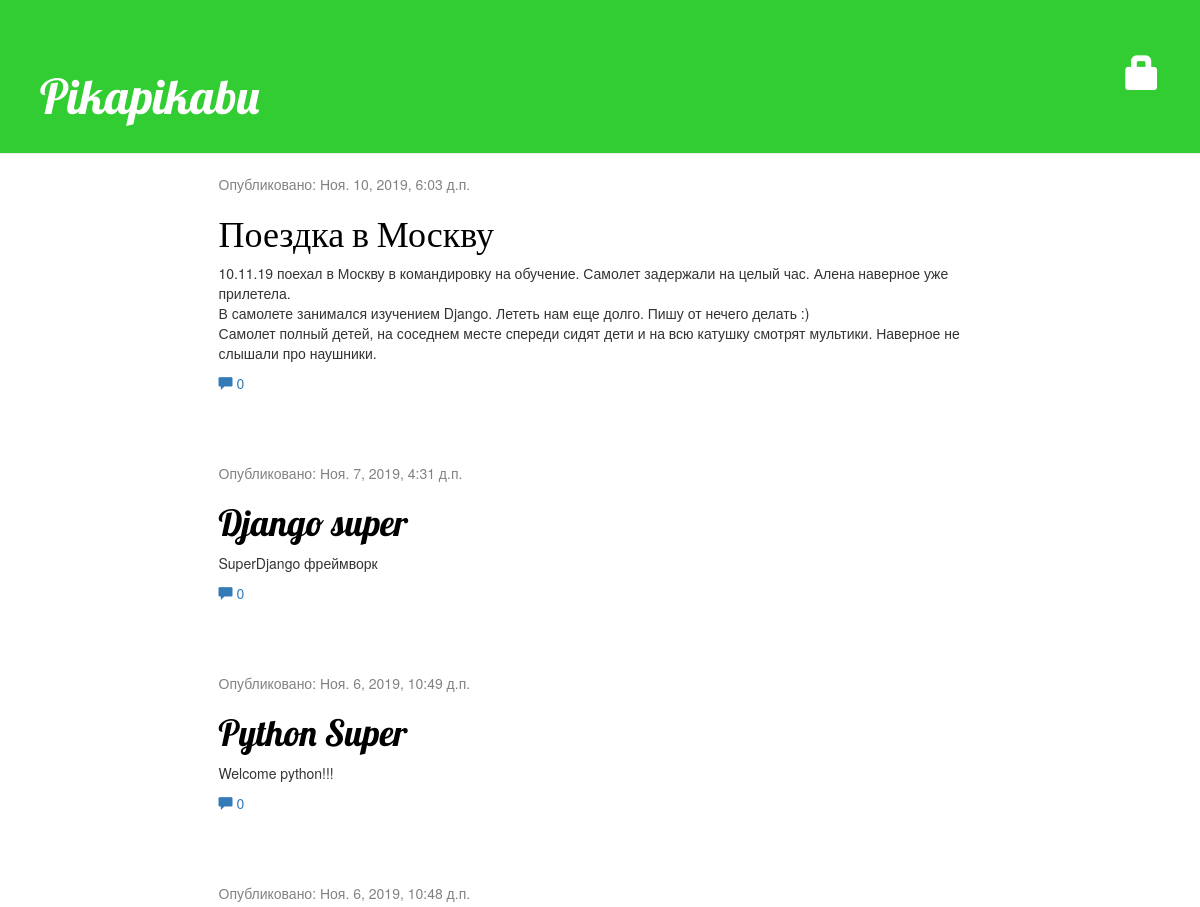
/ (upper part), run on an earlier commit of the app's database.
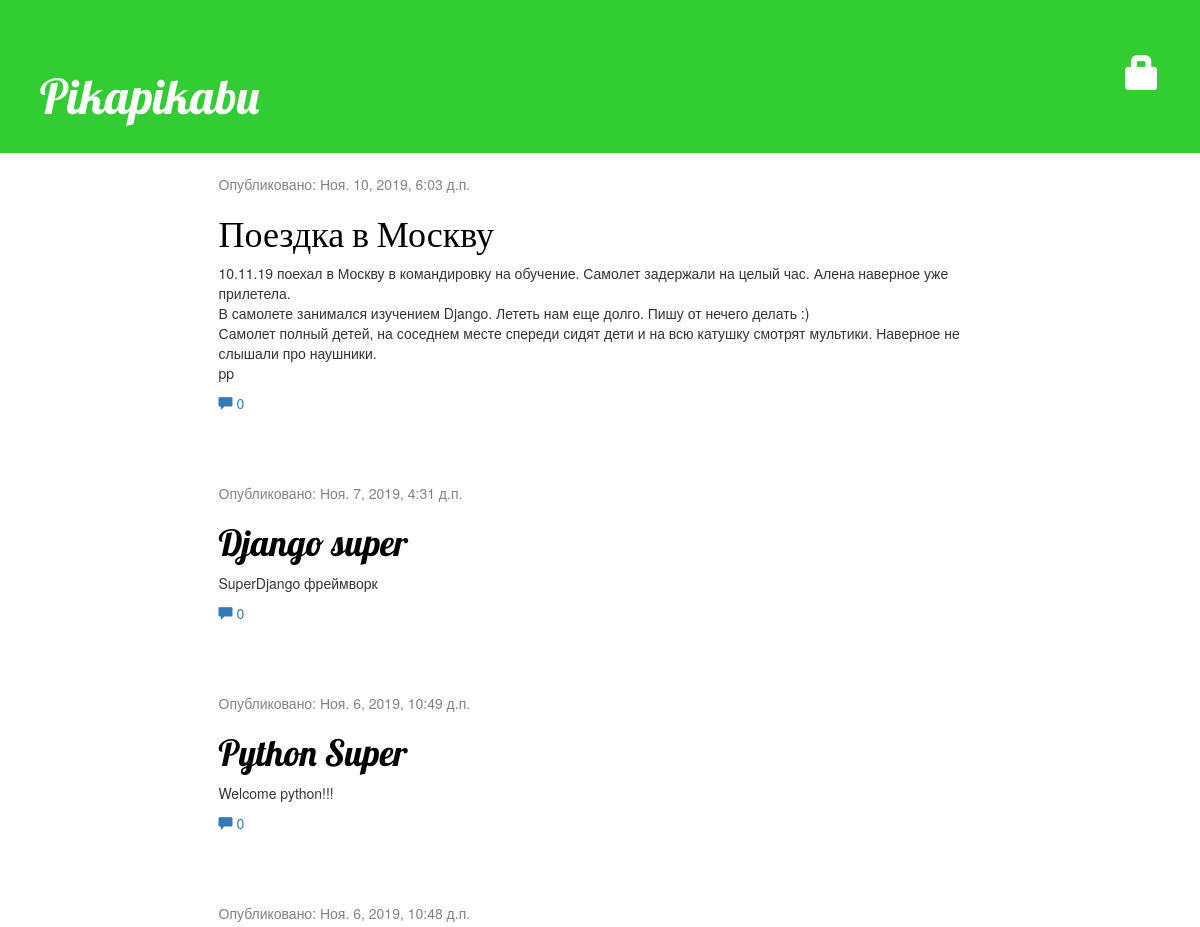
And on a later commit of the database.
### blog/models.py (models this page shows, shortened)
class Post(models.Model):
    author = models.ForeignKey(settings.AUTH_USER_MODEL, on_delete=models.CASCADE)
    title = models.CharField(max_length=200)
    text = models.TextField()
    created_date = models.DateTimeField(default=timezone.now)
    published_date = models.DateTimeField(blank=True, null=True)
    def approved_comments(self):
        return self.comments.filter(approved_comment=True)

### blog/views.py (the view)
# urls.py: path('', views.post_list, name='post_list'),
def post_list(request):
    post = Post.objects.filter(published_date__lte=timezone.now()).order_by('-published_date')
    return render(request, 'blog/post_list.html', {'post': post})

### blog/templates/blog/post_list.html
{% extends 'blog/base.html' %}
{% block content %}
       {% for i_post in post %}
        <div class="post">
            <div class="date">
                <p>Опубликовано: {{ i_post.published_date }}</p>
            </div>
            <h1><a href="{% url 'post_detail' pk=i_post.pk %}">{{ i_post.title }}</a></h1>
            <p>{{ i_post.text|linebreaksbr }}</p>
            <a class="link-line" href="{% url 'post_detail' pk=i_post.pk %}"><span class="glyphicon glyphicon-comment"></span> {{ i_post.approved_comments.count }}</a>
        </div>
    {% endfor %}
{% endblock %}

What changed in the data, as far as the page shows it:
changed Post "Поездка в Москву": text "…не слышали про наушники." → "…не слышали про наушники. pp"
